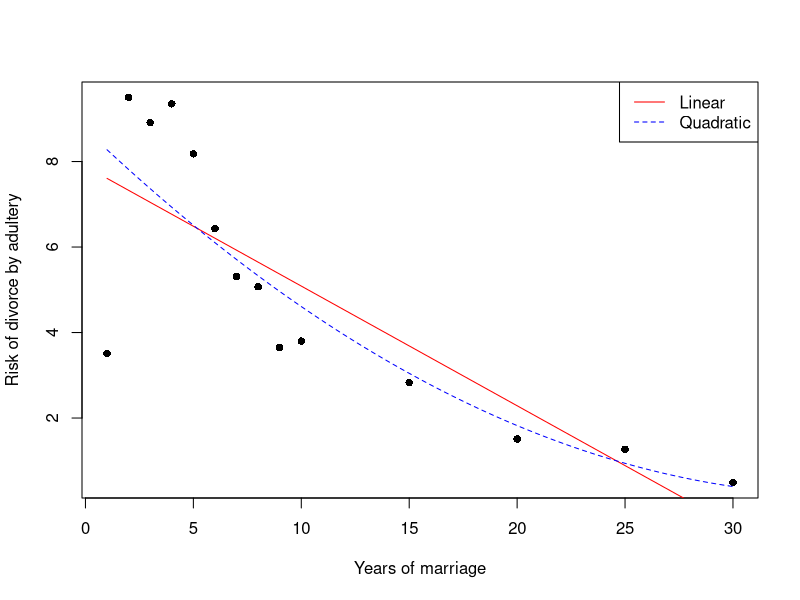

Write R code to recreate this figure.
# Divorces data
year <- c(1, 2, 3, 4, 5, 6,7, 8, 9, 10, 15, 20, 25, 30)
percent <- c(3.51, 9.5, 8.91, 9.35, 8.18, 6.43, 5.31, 
             5.07, 3.65, 3.8, 2.83, 1.51, 1.27, 0.49)

# Scatter plot of data
plot(year, percent, xlab = "Years of marriage", 
     ylab = "Risk of divorce by adultery", 
     pch = 16)

# Fit linear model
linear <- lm(percent ~ year)
print(summary(linear))

# Fit quadratic model
quadratic <- lm(percent ~ year + I( year^2 ))

# Model selection
selection <- anova(linear, quadratic, test = "F")
print(selection)

# Plot Linear Vs Quadratic
polynomial <- Vectorize(function(x, ps) {
  n <- length(ps)
  sum(ps*x^(1:n-1))
}, "x")
curve(polynomial(x, coef(linear)), add=TRUE, col = "red")
curve(polynomial(x, coef(quadratic)), add=TRUE, col = "blue", lty = 2)
legend("topright", legend = c("Linear", "Quadratic"), 
       col = c("red", "blue"), lty = c(1,2))